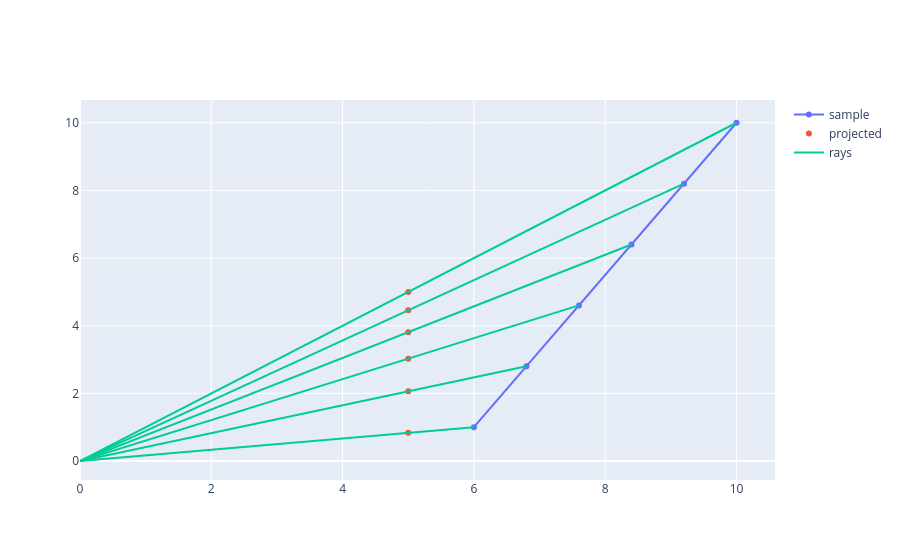

The code cell stored with this chart in its notebook:
### Markdown cell above
Podemos visualizar las lineas de projeción (y así verificar visualmente nuestro codigo) lanzando lineas desde los sample points al cero de la cámara

### Code cell
edges = np.zeros((3*(N+1), 2), dtype=np.float32)
edges[::3, :] = sample_points
edges[1::3, :] = 0 # i.e., camera position
edges[2::3, :] = None # separador de segmentos

fig = go.Figure(data=[
    go.Scatter(x=sample_points[:,0], y=sample_points[:,1],mode='markers+lines', name='sample'),
    go.Scatter(x=projected_points[:,0], y=projected_points[:,1],mode='markers', name='projected'),
    go.Scatter(x=edges[:,0], y=edges[:,1],mode='lines', name='rays'),

])

fig.show()

### Figure 1 — Plotly figure (JSON) as saved in the notebook; plotly's stock layout.template omitted (floating-point values rounded to 4 significant figures)
{"data": [{"mode": "markers+lines", "name": "sample", "type": "scatter", "x": [6.0, 6.8, 7.6, 8.4, 9.2, 10.0], "y": [1.0, 2.8, 4.6, 6.4, 8.2, 10.0]}, {"mode": "markers", "name": "projected", "type": "scatter", "x": [5.0, 5.0, 5.0, 5.0, 5.0, 5.0], "y": [0.8333, 2.059, 3.026, 3.81, 4.457, 5.0]}, {"mode": "lines", "name": "rays", "type": "scatter", "x": [6.0, 0.0, NaN, 6.8, 0.0, NaN, 7.6, 0.0, NaN, 8.4, 0.0, NaN, 9.2, 0.0, NaN, 10.0, 0.0, NaN], "y": [1.0, 0.0, NaN, 2.8, 0.0, NaN, 4.6, 0.0, NaN, 6.4, 0.0, NaN, 8.2, 0.0, NaN, 10.0, 0.0, NaN]}], "layout": {}}
